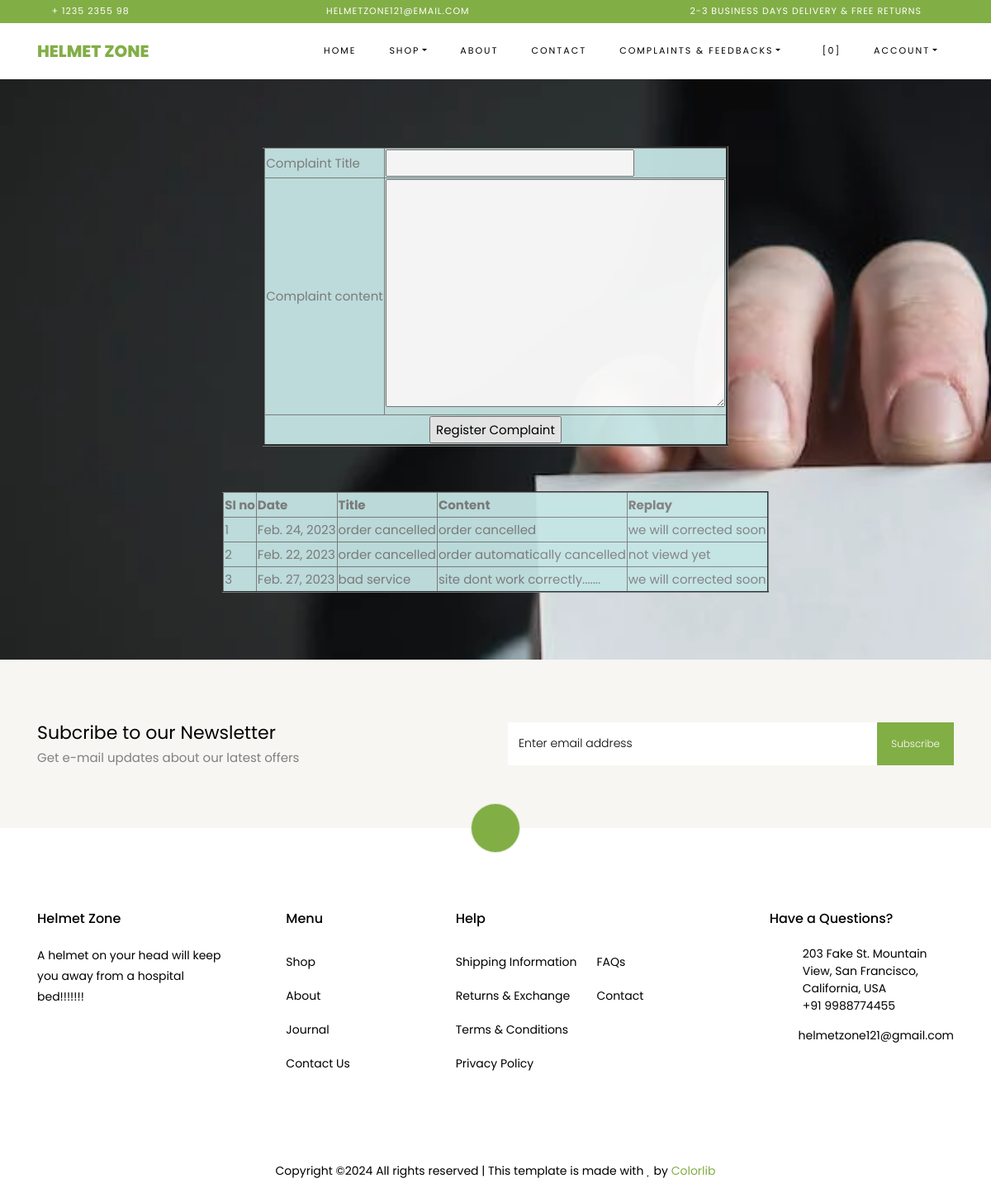
The page /user/complaintt/ (signed in) on the database its author committed.
### Admin/models.py (models this page shows)
class Complaint(models.Model):
    complaint_title=models.CharField(max_length=400)
    date=models.DateField(auto_now=True)
    user=models.IntegerField(default=0)
    seller=models.IntegerField(default=0)
    content=models.CharField(max_length=400)
    complaint_status=models.IntegerField(default=0)
    complaint_replay=models.CharField(max_length=99,default="not viewed yet")

### User/views.py (the view)
# urls.py: path("complaintt/",views.compl,name="complaint"),
def compl(request):
    if 'uid' in request.session:
        ab=Complaint.objects.filter(user__gt=0)
        uerid=int(request.session["uid"])
        if request.method=="POST":
            Complaint.objects.create(complaint_title=request.POST.get('title'),content=request.POST.get('content'),user=uerid)
            return render(request,"User/Complaint.html",{'ab':ab})
        else:
            return render(request,"User/Complaint.html",{'ab':ab})
    else:
        return redirect("Guest:login")

### User/Templates/User/Complaint.html (shortened to what this page needs)
{% extends 'User/Head.html' %}
{% load static %}
{% block content %}
<!DOCTYPE html>
<html lang="en">
<head>
</head>
    <div class="pcoded-inner-content">
    <br><br><br>
<body>
    <form action="" method="POST">
        <table align="center" border="3" class="clrfrm">
            <tr>
                <td>Complaint Title</td>
                <td><input type="text" name="title" id=""></td>
            </tr>
            <tr>
                <td>Complaint content</td>
                <td><textarea name="content" id="" cols="30" rows="10"></textarea></td>
            </tr>
            <tr>
                <td colspan="2" align="center"><input type="submit" value="Register Complaint"></td>
            </tr>
        </table>
        <br><br>
        <table align="center" border="2" class="clrfrm">
            <tr>
                <th>SI no</th>
                <th>Date</th>
                <th>Title</th>
                <th>Content</th>
                <th>Replay</th>
            </tr>
            <tr>
            {% for i in ab %}
        <tr>
            <td>{{forloop.counter}}</td>
            <td>{{i.date}}</td>
            <td>{{i.complaint_title}}</td>
            <td>{{i.content}}</td>
            <td>{{i.complaint_replay}}</td>
            </tr>
            {% endfor %}
        </table>
    </form>
</body>
<br><br><br>
</div>
</html>
{% endblock content %}

### User/Templates/User/Complaint.html (style rules this page uses)
.pcoded-inner-content { background-image: url(../../../Guest/static/main/images/ccc.webp); background-repeat: no-repeat; background-attachment: fixed; background-size:cover; }
.clrfrm { background-color: rgb(196, 229, 228); opacity:95%; }

### rows shown on the page
Complaint: date "Feb. 24, 2023", complaint_title "order cancelled", content "order cancelled", complaint_replay "we will corrected soon"
Complaint: date "Feb. 22, 2023", complaint_title "order cancelled", content "order automatically cancelled", complaint_replay "not viewd yet"
Complaint: date "Feb. 27, 2023", complaint_title "bad service", content "site dont work correctly.......", complaint_replay "we will corrected soon"
